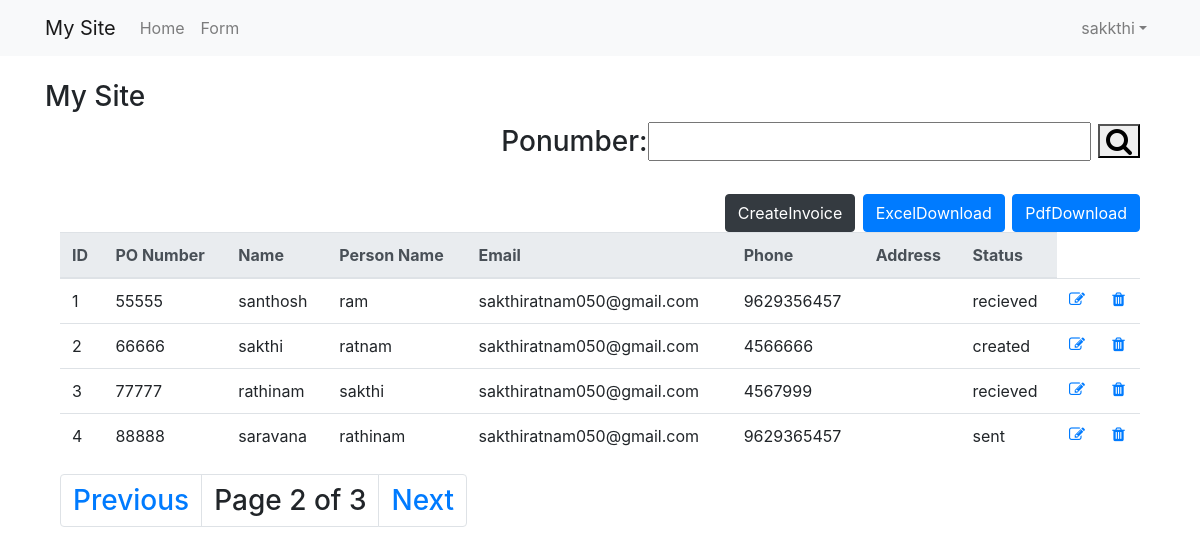
The page /form/?page=2 (signed in) on the database its author committed.
### authapp/models.py (models this page shows, shortened)
class inVoice(models.Model):
	statuss=(('sent','sent'),('recieved','recieved'),('created','created'))
	ponumber = models.BigIntegerField()
	name = models.CharField (max_length=50)
	personName = models.CharField(max_length=50)
	phoneNumber = models.BigIntegerField()
	email = models.EmailField()
	address = models.TextField()
	status = models.CharField(max_length=50,null=True,choices=statuss)

### authapp/views.py (the view)
# urls.py: path('form/',form,name="form"),
@login_required
def form(request):
	data=inVoice.objects.all()
	myFilter=poFilter(request.GET,queryset=data)
	data=myFilter.qs
	paginator=Paginator(data,4)
	page=request.GET.get('page')
	try:
		posts=paginator.page(page)
	except PageNotAnInteger:
		posts=paginator.page(1)
	except EmptyPage:
		posts=paginator.page(paginator.num_pages)
	context={'page':page,'posts':posts,'myFilter':myFilter}
	return render(request,'form.html',context)

### templates/form.html
{% extends 'base.html' %}
{% block content %}
	<div class="container">
		<div class="text-right">
			<form method="GET">
				{{myFilter.form}}
				<button type="submit"><i class="fa fa-search"></i></button>
			</form>
			<a href="{% url 'create'%}" class="btn btn-dark ">CreateInvoice</a>
			<a href="{% url 'excel' %}" class="btn btn-primary">ExcelDownload</a>
			<a href="{% url 'pdf' %}" class="btn btn-primary">PdfDownload</a>
		</div>
	<table class="table" id="makeeditable">
	  <thead class="thead-light">
	    <tr>
	      <th scope="col">ID</th>
	      <th scope="col">PO Number</th>
	      <th scope="col">Name</th>
	      <th scope="col">Person Name</th>
	      <th scope="col">Email</th>
	      <th scope="col">Phone</th>
	      <th scope="col">Address</th>
	      <th scope="col">Status</th>
	    </tr>
	  </thead>
	  <tbody>
	  	{% for i in posts %}
		    <tr>
		      <td>{{forloop.counter}}</td>
		      <td>{{i.ponumber}}</td>
		      <td>{{i.name}}</td>
		      <td>{{i.personName}}</td>
		      <td>{{i.email}}</td>
		      <td>{{i.phoneNumber}}</td>
		      <td></td>
		      <td>{{i.status}}</td>
		      <td><a href="{% url 'update' i.name %}"><i class="fa fa-edit"></i></a></td>
		      <td><a href="{% url 'delete' i.name %}"><i class="fa fa-trash"></i></a>
		  	  </td>
		    </tr>
	    {% endfor %}
	  </tbody>
	</table>
{% include 'pagination.html' with page=posts %}
{% endblock content %}

### templates/base.html (shortened to what this page needs)
<html lang="en">
 <head>
    <link rel="stylesheet" href="https://stackpath.bootstrapcdn.com/bootstrap/4.4.1/css/bootstrap.min.css">
    <link href="https://stackpath.bootstrapcdn.com/font-awesome/4.7.0/css/font-awesome.min.css" rel="stylesheet">
 </head>
 <body>
 	<nav class="navbar navbar-expand-lg navbar-light bg-light mb-4">
 	  	<div class="container">
 	  		  <a class="navbar-brand" href="{% url 'home' %}">My Site</a>
	      <div class="collapse navbar-collapse" id="navbarSupportedContent">
	        <ul class="navbar-nav mr-auto">
	          <li class="nav-item">
	            <a class="nav-link" href="{% url 'home' %}">Home</a>
	          </li>
	          {% if user.is_authenticated %}
	            <li class="nav-item">
	              <a class="nav-link" href="{% url 'form' %}">Form</a>
	            </li>
	          {% endif %}
        </ul>
			    {% if user.is_authenticated %}
			    	<ul class="navbar-nav ">
				      <li class="nav-item dropdown">
				        <a class="nav-link dropdown-toggle" href="#" id="navbarDropdown" role="button" data-toggle="dropdown" aria-haspopup="true" aria-expanded="false">
				        	{{ user.username }}</a>
				      </li>
			    	</ul>
			    {% else %}
				    <form class="form-inline my-2 my-lg-0">
						<a href="{% url 'login' %}" class="btn btn-outline-secondary">login</a>
						<a href="{% url 'signup'%}" class="btn btn-primary ml-2">signup</a>
				    </form>
				{% endif %}
			</div>
		</div>
</nav>
 	<div class="container">
	  	<h3>My Site<h3>
			{% block content %}
			{% endblock content %}
	</div>
</body>
</html>

### rows shown on the page
inVoice: ponumber "55555", name "santhosh", personName "ram", email "sakthiratnam050@gmail.com", phoneNumber "9629356457", status "recieved"
inVoice: ponumber "66666", name "sakthi", personName "ratnam", email "sakthiratnam050@gmail.com", phoneNumber "4566666", status "created"
inVoice: ponumber "77777", name "rathinam", personName "sakthi", email "sakthiratnam050@gmail.com", phoneNumber "4567999", status "recieved"
inVoice: ponumber "88888", name "saravana", personName "rathinam", email "sakthiratnam050@gmail.com", phoneNumber "9629365457", status "sent"

### other values the page prints
{{ user.username }} "sakkthi"
{{ page.number }} "2"
{{ page.paginator.num_pages }} "3"
